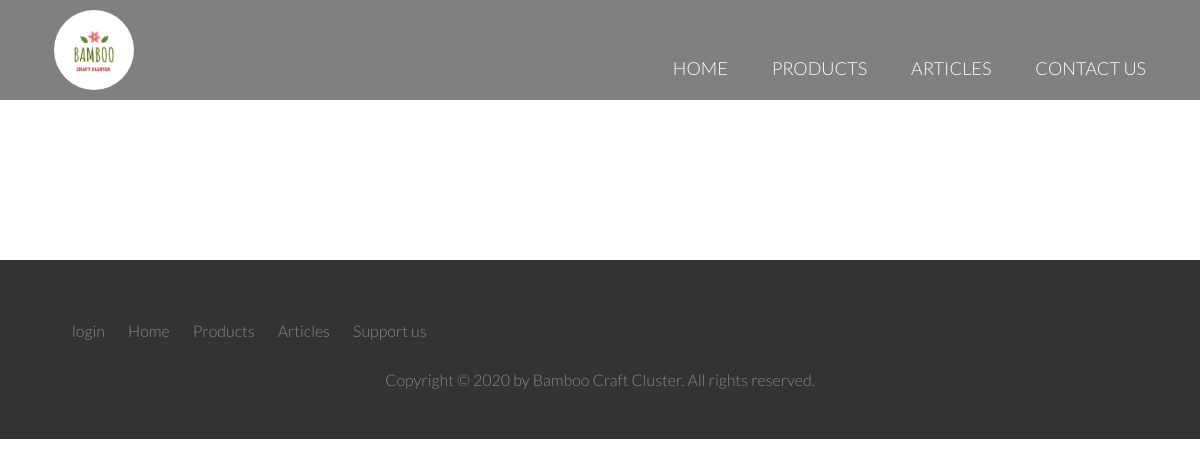
/cluster/articles/, run on an earlier commit of the app's database.
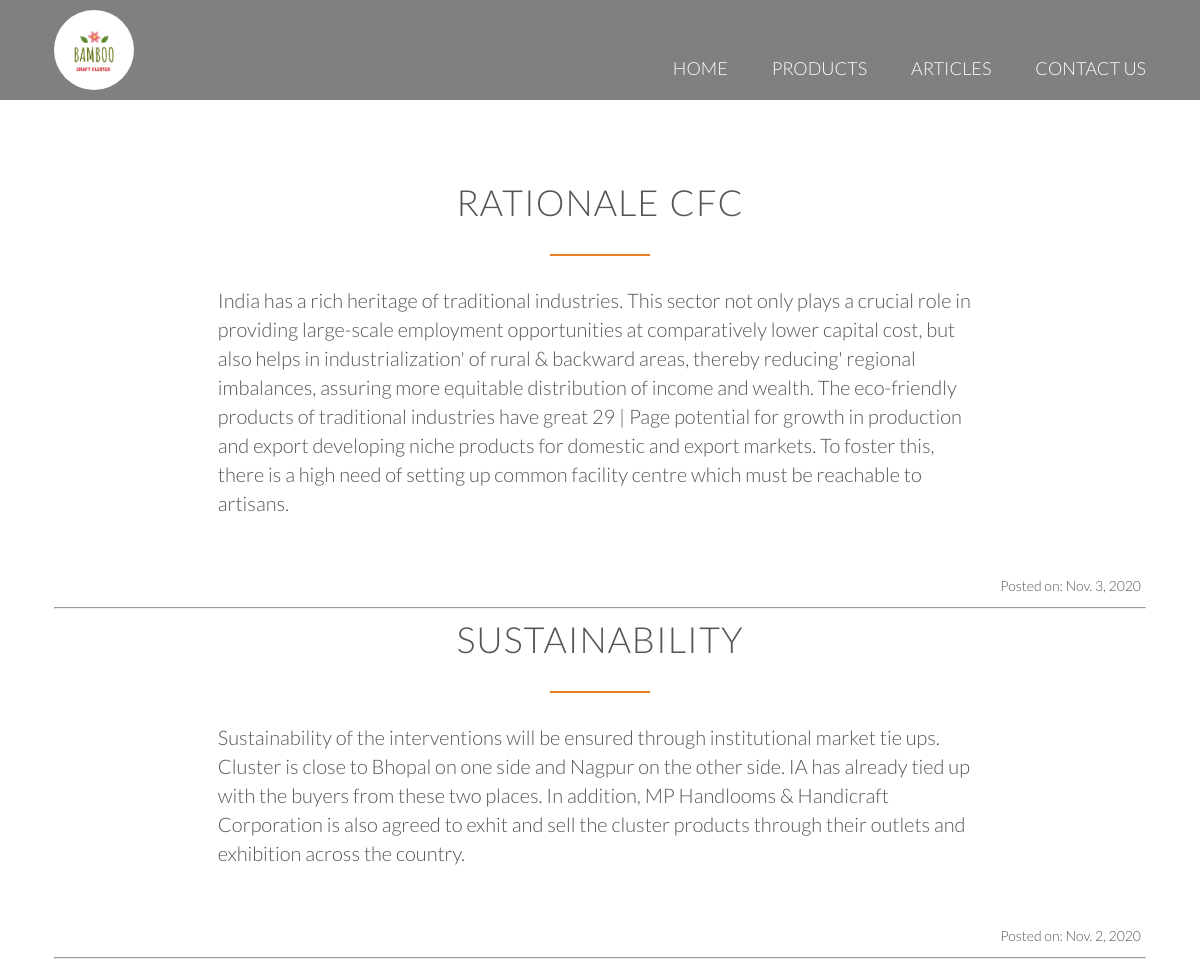
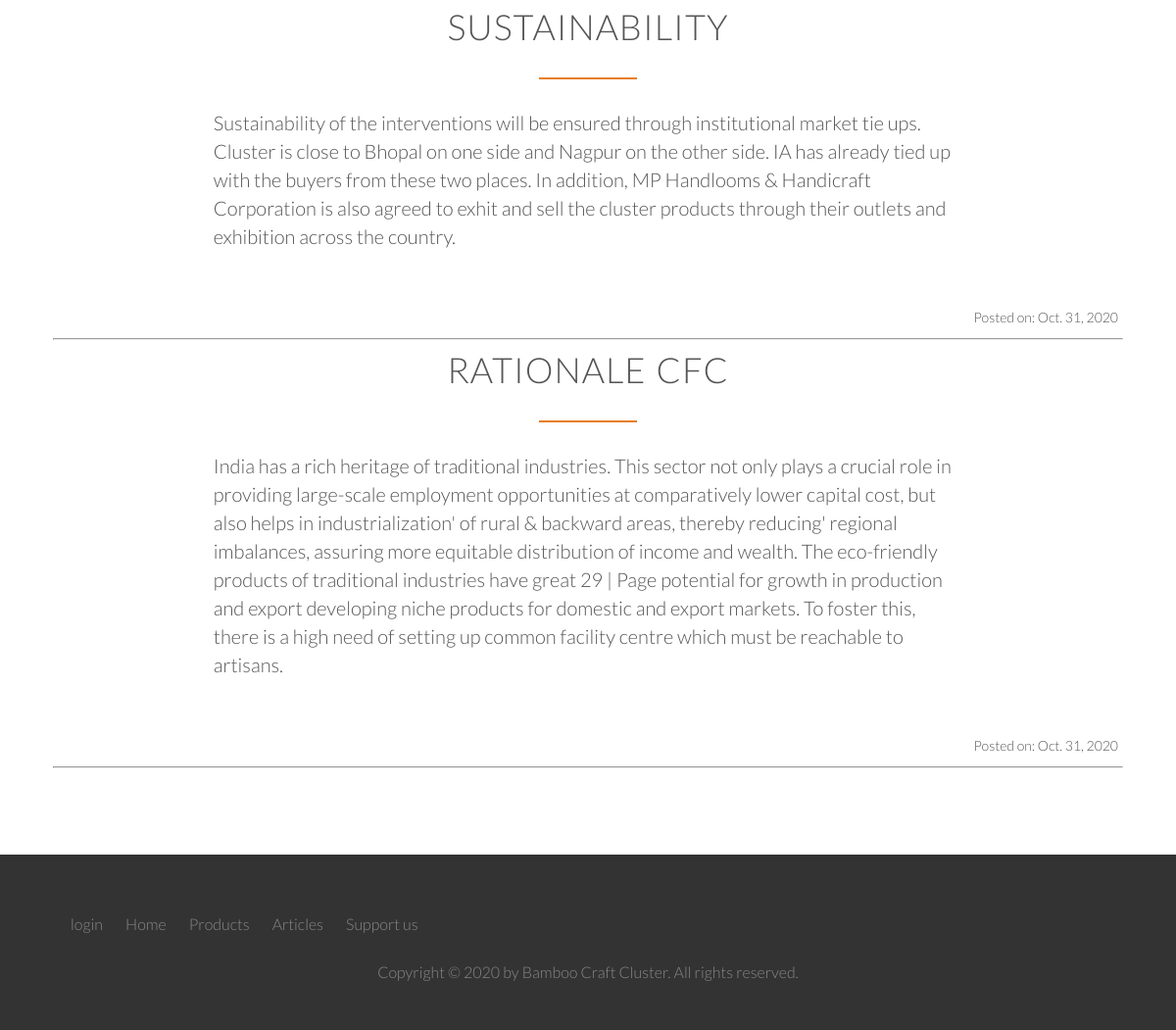
And on a later commit of the database (2 pictures, top to bottom).
### cluster/models.py (models this page shows, shortened)
class Article(models.Model):
    a_title       = models.CharField(max_length=120, null=False)
    a_description = models.TextField(null=False)
    a_date        = models.DateTimeField(auto_now_add=True)

### cluster/views.py (the view)
# urls.py: path('articles/', views.article.as_view(), name="articles"),
class article(ListView):
	template_name = 'cluster/articles.html'
	model = Article
	context_object_name = 'articles'
	ordering = ['-a_date']
	paginate_by = 5

### cluster/templates/cluster/articles.html (shortened to what this page needs)
{% extends 'cluster/base.html' %}
{% load static %}
{% block body_block %}
<div style="background-color: grey; ">{% include 'cluster/header2.html' %}</div>
 <section class="section-features js--section-features" id="features">
     <div class="row">
         {% for article in articles %}
         <div class="article-box">
            <a href="{% url 'article' article.id %}">
                <h2>{{article.a_title}}</h2>
                <p class="long-copy">{{article.a_description}}</p>
                <br>
                <p class="date_para">Posted on: {{article.a_date|date}}</p>
                <hr>
            </a>
         </div>
         {% endfor %}
     </div>
 </section>
{% endblock %}

What changed in the data, as far as the page shows it:
added Article: a_title "RATIONALE CFC", a_description "India has a rich heritage of traditional industries. This sector not only plays a crucial role in providing large-scale employment opportunities at comparatively lower capital cost, but also helps in industrialization' of rural & backward areas, thereby reducing' regional imbalances, assuring more equitable distribution of income and wealth. The eco-friendly products of traditional industries have great 29 | Page potential for growth in production and export developing niche products for domestic and export markets. To foster this, there is a high need of setting up common facility centre which must be reachable to artisans.", a_date "Nov. 3, 2020"
added Article: a_title "SUSTAINABILITY", a_description "Sustainability of the interventions will be ensured through institutional market tie ups. Cluster is close to Bhopal on one side and Nagpur on the other side. IA has already tied up with the buyers from these two places. In addition, MP Handlooms & Handicraft Corporation is also agreed to exhit and sell the cluster products through their outlets and exhibition across the country.", a_date "Nov. 2, 2020"
added Article: a_title "SUSTAINABILITY", a_description "Sustainability of the interventions will be ensured through institutional market tie ups. Cluster is close to Bhopal on one side and Nagpur on the other side. IA has already tied up with the buyers from these two places. In addition, MP Handlooms & Handicraft Corporation is also agreed to exhit and sell the cluster products through their outlets and exhibition across the country.", a_date "Oct. 31, 2020"
added Article: a_title "RATIONALE CFC", a_description "India has a rich heritage of traditional industries. This sector not only plays a crucial role in providing large-scale employment opportunities at comparatively lower capital cost, but also helps in industrialization' of rural & backward areas, thereby reducing' regional imbalances, assuring more equitable distribution of income and wealth. The eco-friendly products of traditional industries have great 29 | Page potential for growth in production and export developing niche products for domestic and export markets. To foster this, there is a high need of setting up common facility centre which must be reachable to artisans.", a_date "Oct. 31, 2020"
